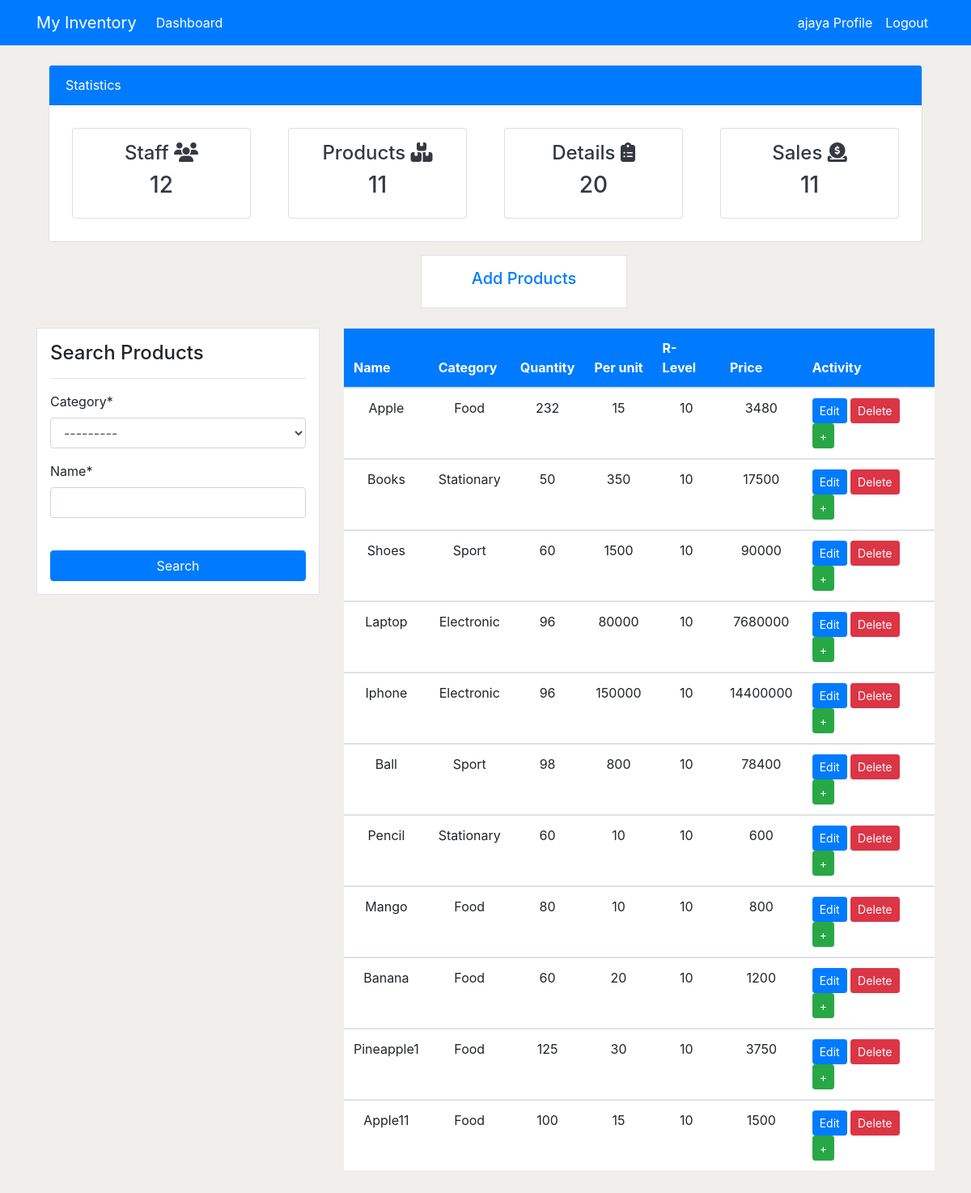
Screenshot of /products/list (signed in) with the database file from the repository.
### application/models.py (models this page shows, shortened)
class Product(models.Model):
    name = models.CharField(max_length=200, null=True)
    category = models.CharField(max_length=100, choices=CATEGORY)
    quantity = models.PositiveIntegerField(null=True)
    per_quantity = models.PositiveIntegerField(null=True)
    reorder_level = models.PositiveIntegerField(default=0, null=True, blank=True)
    product_in = models.PositiveIntegerField(default=0, null=True, blank=True)
    product_out = models.PositiveIntegerField(default=0, null=True, blank=True)
    total_sales = models.PositiveIntegerField(default=0, null=True, blank=True)
    class Meta:
        verbose_name_plural = 'Product'
    def total_price(self):
        return self.quantity * self.per_quantity

### application/views.py (the view)
# urls.py: path('products/list', views.productsList, name='products-list'),
def productsList(request):
    product = Product.objects.all()
    products_count = product.count()
    workers_count = User.objects.all().count()
    orders_count = Order.objects.all().count()
    product_sales_count = Product.objects.count()
    if request.method == 'POST':
        search_form = ProductSearchForm(request.POST)
        product = Product.objects.filter(category__icontains=search_form['category'].value(),
                                         name__icontains=search_form['name'].value(),
                                         )
    else:
        search_form = ProductSearchForm()
    context = {
        'product': product,
        'search_form': search_form,
        'products_count': products_count,
        'workers_count': workers_count,
        'orders_count': orders_count,
        'product_sales_count': product_sales_count,
    }
    return render(request, 'application/products_list.html', context)

### application/forms.py
class ProductSearchForm(forms.ModelForm):
    class Meta:
        model = Product
        fields = ['category', 'name']

### templates/application/products_list.html (shortened to what this page needs)
{% extends 'partial/base.html' %}
{% load crispy_forms_tags %}
{% block content %}
{% include 'partial/cards.html' %}
<div class="container">
    <div class="row my-3">
        <div class="col-md-3 offset-md-5">
            <div class="border bg-white p-3">
                <h5 class="text-center"><a href="{% url 'products' %}">Add Products</a></h5>
            </div>
        </div>
    </div>
</div>
<div class="container">
    <div class="row my-4">
        <div class="col-md-4">
            <div class="border bg-white p-3">
                <h4>Search Products</h4>
                <hr>
                <form method="POST">
                    {{search_form|crispy}}
                     <br>
                    <input class="btn btn-primary btn-block" type="submit" value="Search">
                </form>
            </div>
        </div>
        <div class="col-md-8">
            <table class="table bg-white">
                <thead class="bg-primary">
                    <tr class="text-white">
                        <th scope="col">Name</th>
                        <th scope="col">Category</th>
                        <th scope="col">Quantity</th>
                        <th scope="col">Per unit</th>
                        <th scope="col">R-Level</th>
                        <th scope="col">Price</th>
                        <th scope="col">Activity</th>
                    </tr>
                </thead>
                <tbody>
                    {% for p in product%}
                    {% if p.quantity <= p.reorder_level %}
                    <tr>
                        <td class="text-center">{{p.name}}</td>
                        <td class="text-center">{{p.category}}</td>
                        <td class="bg-warning text-center">{{p.quantity}}</td>
                        <td class="text-center">{{p.per_quantity}}</td>
                        <td class="text-center">{{p.reorder_level}}</td>
                        <td class="text-center">{{p.total_price}}</td>
                        <td>
                            <a class="btn btn-primary btn-sm" href="{% url 'product_update' p.id %}">Edit</a>
                            <a class="btn btn-danger btn-sm" href="{% url 'product_delete' p.id %}">Delete</a>
                            <a class="btn btn-success btn-sm" href="{% url 'product_quantity_update' p.id %}">+</a>
                        </td>
                    </tr>
                    {% else %}
                    <tr>
                        <td class="text-center">{{p.name}}</td>
                        <td class="text-center">{{p.category}}</td>
                        <td class="text-center">{{p.quantity}}</td>
                        <td class="text-center">{{p.per_quantity}}</td>
                        <td class="text-center">{{p.reorder_level}}</td>
                        <td class="text-center">{{p.total_price}}</td>
                        <td>
                            <a class="btn btn-primary btn-sm" href="{% url 'product_update' p.id %}">Edit</a>
                            <a class="btn btn-danger btn-sm" href="{% url 'product_delete' p.id %}">Delete</a>
                            <a class="btn btn-success btn-sm" href="{% url 'product_quantity_update' p.id %}">+</a>
                        </td>
                    </tr>
                </tbody>
                {% endif %}
                {% endfor %}
            </table>
        </div>
    </div>
</div>
{% endblock %}

### templates/partial/nav.html (shortened to what this page needs)
<nav class="navbar navbar-expand-lg navbar-info bg-primary">
  <div class="container">
      {% if user.is_authenticated %}
      <a class="navbar-brand text-white" href="{% url 'index' %}">My Inventory</a>
      <div class="collapse navbar-collapse" id="navbarSupportedContent">
          <ul class="navbar-nav mr-auto">
              <li class="nav-item active">
                  <a class="nav-link text-white" href="{% url 'index' %}">Dashboard </a>
              </li>
          </ul>
          <ul class="navbar-nav ml-auto">
              <li class="nav-item active">
                  <a class="nav-link text-white" href="{% url 'profile' %}">{{ user.username }} Profile
                      <span class="sr-only">(current)</span></a>
              </li>
              <li class="nav-item">
                  <a class="nav-link text-white" href="{% url 'logout' %}">Logout</a>
              </li>
          </ul>
          {% endif %}
      </div>
  </div>
</nav>

### templates/partial/base.html (style rules this page uses)
body { background-color: rgb(241, 239, 235); }

### rows the page displays
Product: name "Apple", category "Food", quantity "232", per_quantity "15", reorder_level "10", total_price "3480"
Product: name "Books", category "Stationary", quantity "50", per_quantity "350", reorder_level "10", total_price "17500"
Product: name "Shoes", category "Sport", quantity "60", per_quantity "1500", reorder_level "10", total_price "90000"
Product: name "Laptop", category "Electronic", quantity "96", per_quantity "80000", reorder_level "10", total_price "7680000"
Product: name "Iphone", category "Electronic", quantity "96", per_quantity "150000", reorder_level "10", total_price "14400000"
Product: name "Ball", category "Sport", quantity "98", per_quantity "800", reorder_level "10", total_price "78400"
Product: name "Pencil", category "Stationary", quantity "60", per_quantity "10", reorder_level "10", total_price "600"
Product: name "Mango", category "Food", quantity "80", per_quantity "10", reorder_level "10", total_price "800"
Product: name "Banana", category "Food", quantity "60", per_quantity "20", reorder_level "10", total_price "1200"
Product: name "Pineapple1", category "Food", quantity "125", per_quantity "30", reorder_level "10", total_price "3750"
Product: name "Apple11", category "Food", quantity "100", per_quantity "15", reorder_level "10", total_price "1500"

### other values shown
{{ user.username }} "ajaya"
{{ workers_count }} "12"
{{ products_count }} "11"
{{ orders_count }} "20"
{{ product_sales_count }} "11"
